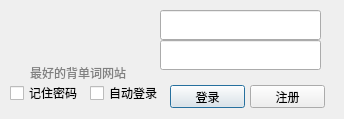
<?xml version="1.0" encoding="UTF-8"?>
<ui version="4.0">
 <class>Login</class>
 <widget class="QDialog" name="Login">
  <property name="geometry">
   <rect>
    <x>0</x>
    <y>0</y>
    <width>344</width>
    <height>119</height>
   </rect>
  </property>
  <property name="windowTitle">
   <string>扇贝词典</string>
  </property>
  <property name="windowIcon">
   <iconset resource="icons.qrc">
    <normaloff>:/img/logo.png</normaloff>:/img/logo.png</iconset>
  </property>
  <widget class="QLineEdit" name="username">
   <property name="geometry">
    <rect>
     <x>160</x>
     <y>10</y>
     <width>161</width>
     <height>30</height>
    </rect>
   </property>
   <property name="font">
    <font>
     <pointsize>12</pointsize>
    </font>
   </property>
   <property name="whatsThis">
    <string>输入你的扇贝网用户名称</string>
   </property>
  </widget>
  <widget class="QLineEdit" name="password">
   <property name="geometry">
    <rect>
     <x>160</x>
     <y>40</y>
     <width>161</width>
     <height>30</height>
    </rect>
   </property>
   <property name="font">
    <font>
     <pointsize>12</pointsize>
    </font>
   </property>
   <property name="whatsThis">
    <string>输入你的扇贝网密码</string>
   </property>
   <property name="echoMode">
    <enum>QLineEdit::Password</enum>
   </property>
  </widget>
  <widget class="QPushButton" name="loginButton">
   <property name="geometry">
    <rect>
     <x>170</x>
     <y>85</y>
     <width>75</width>
     <height>23</height>
    </rect>
   </property>
   <property name="text">
    <string>登录</string>
   </property>
  </widget>
  <widget class="ClickLabel" name="labelLogo">
   <property name="geometry">
    <rect>
     <x>10</x>
     <y>10</y>
     <width>131</width>
     <height>51</height>
    </rect>
   </property>
   <property name="cursor">
    <cursorShape>OpenHandCursor</cursorShape>
   </property>
   <property name="text">
    <string/>
   </property>
   <property name="pixmap">
    <pixmap resource="icons.qrc">:/img/new_logo.png</pixmap>
   </property>
  </widget>
  <widget class="QCheckBox" name="checkBox_pass">
   <property name="geometry">
    <rect>
     <x>10</x>
     <y>85</y>
     <width>71</width>
     <height>16</height>
    </rect>
   </property>
   <property name="text">
    <string>记住密码</string>
   </property>
  </widget>
  <widget class="QCheckBox" name="checkBox_auto">
   <property name="geometry">
    <rect>
     <x>90</x>
     <y>85</y>
     <width>71</width>
     <height>16</height>
    </rect>
   </property>
   <property name="text">
    <string>自动登录</string>
   </property>
  </widget>
  <widget class="QPushButton" name="registerButton">
   <property name="geometry">
    <rect>
     <x>250</x>
     <y>85</y>
     <width>75</width>
     <height>23</height>
    </rect>
   </property>
   <property name="toolTip">
    <string>去扇贝网注册账号</string>
   </property>
   <property name="whatsThis">
    <string>去扇贝网注册账号</string>
   </property>
   <property name="text">
    <string>注册</string>
   </property>
  </widget>
  <widget class="QLabel" name="logininfo">
   <property name="geometry">
    <rect>
     <x>30</x>
     <y>65</y>
     <width>281</width>
     <height>16</height>
    </rect>
   </property>
   <property name="styleSheet">
    <string notr="true">color:Gray;</string>
   </property>
   <property name="text">
    <string>最好的背单词网站</string>
   </property>
  </widget>
  <widget class="QLabel" name="key">
   <property name="geometry">
    <rect>
     <x>300</x>
     <y>40</y>
     <width>21</width>
     <height>31</height>
    </rect>
   </property>
   <property name="text">
    <string/>
   </property>
   <property name="pixmap">
    <pixmap resource="icons.qrc">:/img/key.png</pixmap>
   </property>
  </widget>
  <widget class="QLabel" name="face">
   <property name="geometry">
    <rect>
     <x>300</x>
     <y>15</y>
     <width>21</width>
     <height>21</height>
    </rect>
   </property>
   <property name="text">
    <string/>
   </property>
   <property name="pixmap">
    <pixmap resource="icons.qrc">:/img/face.png</pixmap>
   </property>
  </widget>
 </widget>
 <customwidgets>
  <customwidget>
   <class>ClickLabel</class>
   <extends>QLabel</extends>
   <header location="global">clicklabel.h</header>
  </customwidget>
 </customwidgets>
 <resources>
  <include location="icons.qrc"/>
 </resources>
 <connections/>
</ui>
